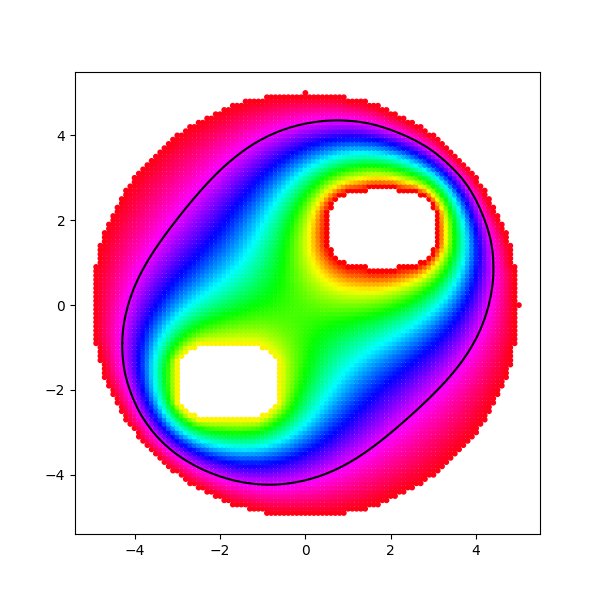

Reproduce this figure in Python.
import matplotlib.pyplot as plt
import random
import numpy as np
from itertools import chain

class Point:
    def __init__(self, x, y, f):
        self.x = x
        self.y = y
        self.f = f

def isIn(x,y):
    res = x ** 2 + y ** 2 <= 25
    res1 = 0.3 * abs(-1.8 + x) ** 3 + 0.8 * abs(-1.8 + y) ** 3 >= 0.6
    res2 = 0.3 * abs(1.8+x) ** 3.5 + 0.8 * abs(1.8 + y) ** 3.5 >= 0.5
    return res and res1 and res2

F1 = -6
F2 = -5
f = -1
step = 0.1
start = -6
finish = 6
size = 10
epsilon = 0.00001
t1 = np.arange(start, finish, step)

xArr = []
yArr = []
arr_point = []

def init():
    for x in t1:
        arr_point.append([])
        for y in t1:
            if isIn(x, y):
                if(abs(x ** 2 + y ** 2 - 25) <= 1):
                    f = 0
                elif(abs(0.3 * abs(-1.8 + x) ** 3 + 0.8 * abs(-1.8 + y) ** 3 - 0.6) <= 0.3):
                    f = F1
                elif(abs(0.3 * abs(1.8 + x) ** 3.5 + 0.8 * abs(1.8 + y) ** 3.5 - 0.5) <= 0.2):
                    f = F2
                else:
                    f = random.random()* (abs(F1) + abs(F2)) + min(F1, F2)
            else:
                f = None
            point = Point(x, y, f)
            arr_point[-1].append(point)

def iteration():
    max_delta = 0
    for y in range(1, len(arr_point)-2):
        for x in range(1, len(arr_point[y])-2):
            neighboors = [arr_point[y][x-1].f,
                          arr_point[y][x+1].f,
                          arr_point[y-1][x].f,
                          arr_point[y+1][x].f]
            if(any(potent is None for potent in neighboors)):
                continue
            delta = max(neighboors) - min(neighboors)
            if (delta > max_delta):
                max_delta = delta
            arr_point[y][x].f = sum(neighboors)/4
    return max_delta

def repeat(epsilon):
    previous_delta = abs(F1) + abs(F2) + 10
    n = 0
    while(True):
        n += 1
        new_delta = iteration()
        if(abs(previous_delta - new_delta) < epsilon ):
            break
        previous_delta = new_delta

def add(point1, point2):
    xArr.append(point1.x)
    xArr.append(point2.x)
    yArr.append(point1.y)
    yArr.append(point2.y)

def findPoint(tmp, neighboor, flag):
    diapason = abs(tmp.f - neighboor.f)
    if (diapason == 0):
        add(tmp, neighboor)
        return True
    s = abs(f - tmp.f)
    if(flag=='x'):
        xArr.append(tmp.x + (s / diapason) * step)
        yArr.append(tmp.y)
    else:
        xArr.append(tmp.x)
        yArr.append(tmp.y +(s/diapason)*step)
    return False

def find(f):
    for i in range(1, len(arr_point)-2):
        for j in range(1, len(arr_point[i])-2):
            tmp = arr_point[i][j]
            right = arr_point[i+1][j]
            down = arr_point[i][j+1]
            if(tmp.f is None or right.f is None or down.f is None):
                continue
            if(tmp.f <= f <= right.f or tmp.f >= f >= right.f):
                findPoint(tmp, right, 'x')

            if(tmp.f <= f <= down.f or tmp.f >= f >= down.f):
                findPoint(tmp, down, 'y')

def sort():
    points = list(zip(xArr, yArr))
    leftmost_point, *_, rightmost_point = sorted(points, key=lambda lst: lst[0])
    x1, y1 = leftmost_point
    x2, y2 = rightmost_point

    border_slope = (y2 - y1) / (x2 - x1)

    points_below = [(x1, y1)]
    points_above = [(x2, y2)]

    for x, y in points:
        border = border_slope * (x - x1) + y1
        if y < border:
            points_below.append((x, y))
        elif y > border:
            points_above.append((x, y))

    points_below.sort()
    points_above.sort(reverse=True)

    points_above.append((x1, y1))

    merged_points = points_below + points_above

    x_lst = [x for x, _ in merged_points]
    y_lst = [y for _, y in merged_points]
    plt.plot(x_lst, y_lst, c='black')

    return merged_points

def findLength(merged_points):
    x0 = merged_points[-1][0]
    y0 = merged_points[-1][1]
    l = 0
    for x1, y1 in merged_points:
        l += np.sqrt((x1 - x0)**2 + (y1 - y0)**2)
        x0, y0 = x1, y1
    return l

plt.rcParams.update({'figure.figsize': (6,6)})
cmap = plt.get_cmap('hsv')

init()

l = [elem for elem in list(chain(*arr_point)) if elem.f is not None]

repeat(epsilon) 

plt.scatter([elem.x for elem in l], [elem.y for elem in l], s=size, cmap=cmap, c=[elem.f for elem in l])

find(f)
l = findLength(sort()) 
print("Длина эквипотенциали = ", l)
print("Количество точек", len(xArr))

plt.show()
